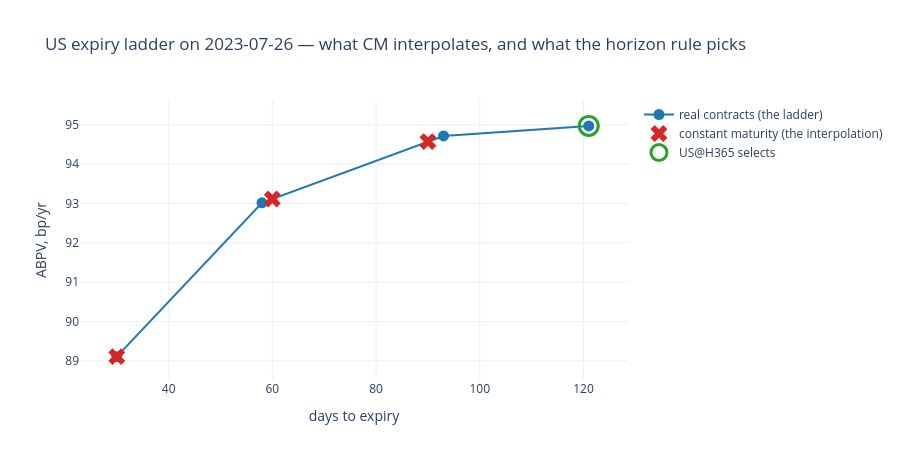

Source (notebook cell):
### Code cell
sub = contracts[(contracts.root == "US") & (contracts.value_type == "ABPV")]
lad = lc.expiry_ladder(sub, NB.ladder_day, root="US")
cm_day = cm_raw[(cm_raw.root == "US") & (cm_raw.value_type == "ABPV")
                & (cm_raw.date == pd.Timestamp(NB.ladder_day))]
fig = go.Figure()
fig.add_trace(go.Scatter(x=lad.tte_days, y=lad.value, mode="markers+lines",
                         name="real contracts (the ladder)",
                         marker=dict(size=11, color="#1f77b4"),
                         text=lad.contract_code, hovertemplate="%{text}<br>%{x:.0f} d, %{y:.2f} bp/yr"))
fig.add_trace(go.Scatter(x=cm_day.cm_days, y=cm_day.value, mode="markers",
                         name="constant maturity (the interpolation)",
                         marker=dict(size=15, color="#d62728", symbol="x")))
sel_row = panel[(panel.listed_symbol == NB.headline)
                & (panel.date == pd.Timestamp(NB.ladder_day))]
if len(sel_row):
    fig.add_trace(go.Scatter(x=[sel_row.listed_tte.iloc[0] * 365.0],
                             y=[sel_row.listed_atm_bp_yr.iloc[0]], mode="markers",
                             name=f"{NB.headline} selects", marker=dict(size=19, color="#2ca02c",
                                                                        symbol="circle-open",
                                                                        line=dict(width=3))))
fig.update_layout(height=460, template="plotly_white",
                  title=f"US expiry ladder on {NB.ladder_day} — what CM interpolates, "
                        "and what the horizon rule picks",
                  xaxis_title="days to expiry", yaxis_title="ABPV, bp/yr")
fig.show()

### Figure 1 — Plotly figure (JSON) as saved in the notebook; plotly's stock layout.template omitted (floating-point values rounded to 4 significant figures)
{"data": [{"hovertemplate": "%{text}<br>%{x:.0f} d, %{y:.2f} bp/yr", "marker": {"color": "#1f77b4", "size": 11}, "mode": "markers+lines", "name": "real contracts (the ladder)", "text": ["USU23", "USV23", "USX23", "USZ23"], "type": "scatter", "x": [30.0, 58.0, 93.0, 121.0], "y": [89.11, 93.02, 94.72, 94.97]}, {"marker": {"color": "#d62728", "size": 15, "symbol": "x"}, "mode": "markers", "name": "constant maturity (the interpolation)", "type": "scatter", "x": [30, 60, 90], "y": [89.11, 93.12, 94.57]}, {"marker": {"color": "#2ca02c", "line": {"width": 3}, "size": 19, "symbol": "circle-open"}, "mode": "markers", "name": "US@H365 selects", "type": "scatter", "x": [121.0], "y": [94.97]}], "layout": {"height": 460, "title": {"text": "US expiry ladder on 2023-07-26 — what CM interpolates, and what the horizon rule picks"}, "xaxis": {"title": {"text": "days to expiry"}}, "yaxis": {"title": {"text": "ABPV, bp/yr"}}}}
